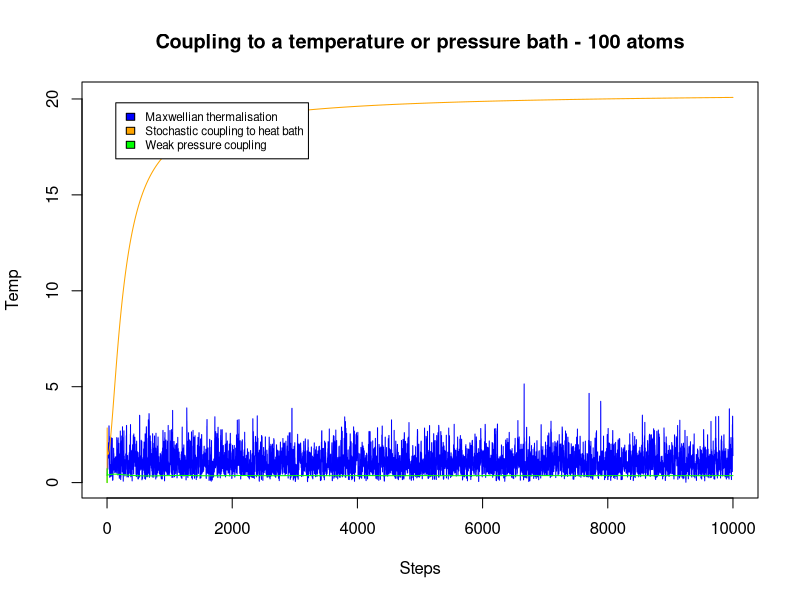

The R source for this figure:
# use your own directory, if not already set
setwd('/Users/fabiodelia/Dropbox/Studium CSE/Statistische Physik und Computer Simulation/mdatom/sources/results')

dat1 = read.csv('resultsFor1.txt', sep='', header = FALSE)
dat2 = read.csv('resultsFor2.txt', sep='', header = FALSE)
dat3 = read.csv('resultsFor3.txt', sep='', header = FALSE)
# dat$V1 is step
# dat$V9 is average energy at this step

# V9 is read as factor... convert
dat1[,9] <- as.numeric(as.character(dat1[,9]))
dat2[,9] <- as.numeric(as.character(dat2[,9]))
dat3[,9] <- as.numeric(as.character(dat3[,9]))

# remove cases with errors (NaN, inf etc)
dat1 <- do.call(data.frame,lapply(dat1, function(x) replace(x, is.infinite(x),0)))
dat2 <- do.call(data.frame,lapply(dat2, function(x) replace(x, is.infinite(x),0)))
dat3 <- do.call(data.frame,lapply(dat3, function(x) replace(x, is.infinite(x),0)))
#dat1 = dat1[dat1$V9>0,]
#dat3 = dat3[dat3$V9>0,]

xrange = range(0, nrow(dat1))
yrange = range(min(dat1$V9, dat2$V9, dat3$V9), min(max(dat1$V9, dat2$V9, dat3$V9)))

plot(xrange, yrange, type='n', xlab='Steps', ylab='Temp')
lines(dat1$V1, dat1$V9, type='l', col='blue')
lines(dat2$V1, dat2$V9, type='l', col='orange')
lines(dat3$V1, dat3$V9, type='l', col='green')
legend('topleft', inset=.05, c('Maxwellian thermalisation', 'Stochastic coupling to heat bath', 'Weak pressure coupling'), fill=c('blue', 'orange', 'green'), pt.cex=1, cex=0.7)

title(main='Coupling to a temperature or pressure bath - 100 atoms')
